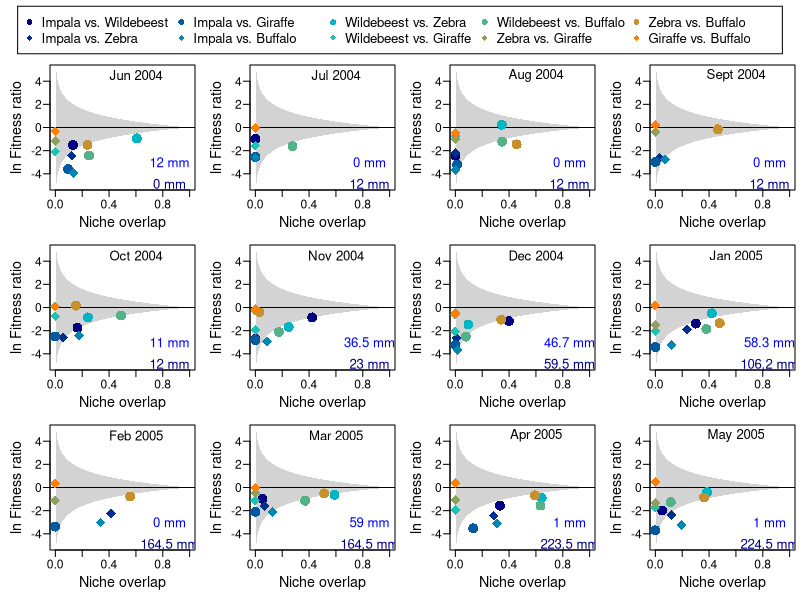
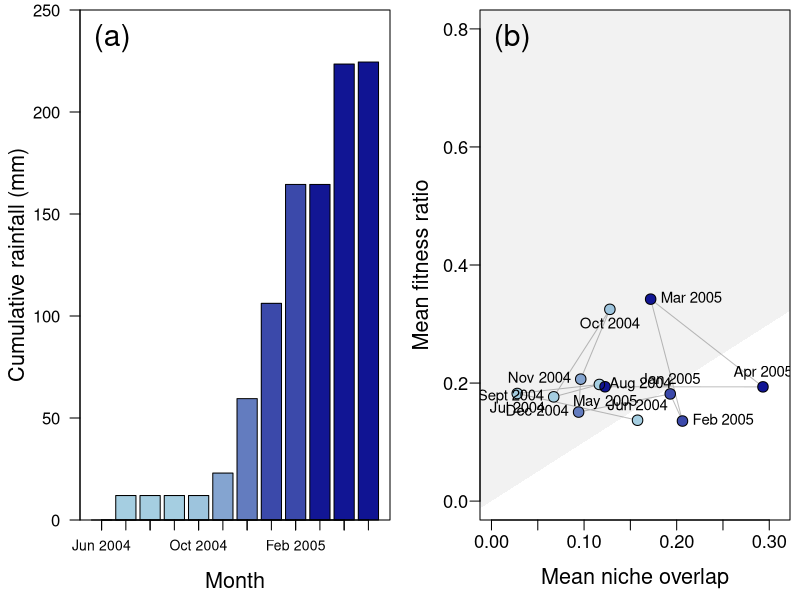

The R source for these figures, in order:

#########################################################
#														#
# 					Figures 2 & 3						#
#														#
#########################################################

# Import the isotop data from the included dataset (Isotope.data.txt)
KNP <-  read.table("Isotope_data.txt",header=TRUE, sep="\t", na.strings="NA", dec=".", strip.white=TRUE)

# This is a vector of ID codes, which includes 12 months of data
# Naming convention = Northern Basalts (NB) + year + calendar month
sites <- c("Kruger_NB_2004_6",
	"Kruger_NB_2004_7",
	"Kruger_NB_2004_8",
	"Kruger_NB_2004_9",
	"Kruger_NB_2004_10",
	"Kruger_NB_2004_11",
	"Kruger_NB_2004_12",
	"Kruger_NB_2005_1",
	"Kruger_NB_2005_2",
	"Kruger_NB_2005_3",
	"Kruger_NB_2005_4",
	"Kruger_NB_2005_5")

# The labels that will be added to the plots for each site ID
labs <- c("Jun 2004","Jul 2004","Aug 2004","Sept 2004",
	"Oct 2004","Nov 2004","Dec 2004", "Jan 2005", "Feb 2005", "Mar 2005",
	"Apr 2005", "May 2005")

# The colour palette to be used for pais of species
cols <- colorRampPalette(c(rgb(0,0,0.5,0.25),rgb(0,0.8,0.8,0.25),rgb(1,0.5,0,0.25)),interpolate="linear")(10)

# Names of species pairs. We us the common names, but scientific names are included in dataset
pairs <- c("Impala vs. Wildebeest",
	"Impala vs. Zebra",
	"Impala vs. Giraffe",
	"Impala vs. Buffalo",
	"Wildebeest vs. Zebra",
	"Wildebeest vs. Giraffe",
	"Wildebeest vs. Buffalo",
	"Zebra vs. Giraffe",
	"Zebra vs. Buffalo",
	"Giraffe vs. Buffalo")

# These are the polt symbols (cicle and diamonds) for alternating pairs of species
pch.val <- rep(c(16,18),5)

# This is the monthly rainfall in each month
rainfall <- c(12,0,0,0,11,36.5,46.7,58.3,0,59,1,1)
# Cumulative rainfall in preceding months (starts with 0)
cumRain <- c(0,cumsum(rainfall))


#########################################
#										#
#				Figure 2				#
#										#
#########################################

png(filename="Fig2.png",width=24,height=20,units="cm",res=300)

#Set panel outline. The top panel is used for the legend
m <- (matrix(c(1,1,1,1,2,3,4,5,6,7,8,9,10,11,12,13), nrow = 4, ncol = 4, byrow = TRUE))

# Set heights for plot panles
layout(mat = m,heights = c(0.1,0.3,0.3,0.3))

# Set plot margins for first panel (legend)
par(mai=c(0,0,0.0,0.0))

# Make a blank plot and add a legend
plot(0,0,type="n",xlab="", ylab="", axes=F)
legend("center",pch=pch.val,cex=1.2,col=cols,pairs,ncol=5)

# Run a loop for the monthly biplots
# Set plot margins
par(mai=c(0.5,0.5,0.05,0.05))
for (k in 1:12) {
	# Obtain the subset of data for the specific month
	KNPsub <- KNP[which(KNP$community==sites[k]),]
 	# Identify the pair of species
 	pair <- paste(KNPsub$i," vs. ",KNPsub$j)

 	# Diatary data for I, J,and overlap (I intersect J)
	I <- KNPsub$SEAi_mean
	J <- KNPsub$SEAj_mean
	Ol <- KNPsub$Olap

	# Body masses of species i and j
	BMi <- KNPsub$BM_i
	BMj <- KNPsub$BM_j

	# Maximum growth rates for species i and j, from Cole's equation
	Ri <- KNPsub$Rmax_i
	Rj <- KNPsub$Rmax_j

	# Minimum resource requirements for species i and j
	Fi <- 0.05*BMi^0.77
	Fj <- 0.05*BMj^0.77

	# Rate of grrwoth rate increaase with additional resources (v), equation 9
	vi <- (Ri - log(exp(Ri)-1))/Fi 
	vj <- (Rj - log(exp(Rj)-1))/Fj

	# Sensitivity to resource depletion (S), equation 10
	Si <- vi/(exp(vi*Fi)-1)
	Sj <- vj/(exp(vj*Fj)-1)


	# Calcluate stabilisation (equation 7) and equalisation (equation 6)
	Stabilisation <- sqrt((Ol^2)/(I*J))
	Fitness <- log((Sj/Si)*sqrt(J/I))

	# Set the colour of the points
	colID <- KNPsub$parCol

	# Make a biplot of stabilisation and equalisation
	plot (0,0,type="n",xlab="Niche overlap",las=1, mgp=c(2.0,0.6,0),
		ylab="ln Fitness ratio",ylim=c(-5,5),xlim=c(0,1), cex.axis=1.1, cex.lab= 1.3)   

	# Add the grey polygon for the coexistence zone.
	p <- seq(0,1,l=1000); ll <- log(p); ul <- log(1/p)
	polygon(c(p,rev(p)),c(ul,rev(ll)), border=F,col="lightgrey")
	abline(h=0)

	# Add the pairs of species as points 
	points(Stabilisation,Fitness, pch=pch.val[colID], cex=2,col=cols[colID])

	# Add a lable for the panel to show the month and year
	text(0.6,4.5,paste(labs[k]),cex=1.2)

	# Add the rainfall in the month an the cumulative rainfall in preceding months
	text(0.85,-4,pos=3, paste(rainfall[k], "mm"), col="blue",cex=1.2)
	text(0.85,-4,pos=1, paste(cumRain[k], "mm"), col="darkblue",cex=1.2)


# This code simply adds the stabilisation and fitness differences in a new R-object
# It is used to plot Figure 3, but we creat it in the same loop used for figure 2
	if (k ==1) {
		FIT <- exp(Fitness)
		STAB <- Stabilisation
	} else {
		FIT <- cbind(FIT,exp(Fitness))
		STAB <- cbind(STAB,Stabilisation)
	}

}

dev.off()

################################################
################################################

#########################################
#										#
#				Figure 3				#
#										#
#########################################

#Set up plot, panels and margins
png(filename="Fig3.png",width=28,height=14,units="cm",res=300)
par(mfrow=c(1,2))
par(mai=c(0.8,0.8,0.1,0.1))

# Creat a colour ramp for increasing cumulative rainfall
colss <- (colorRampPalette(c("lightblue","darkblue"),interpolate="linear")(250))

# Make a barplot for cumulative rainfall
mp <- barplot(cumRain[1:12],axes=F,ylim=c(0,250),col=colss[ceiling(cumRain[1:13])],
	 ylab="Cumulative rainfall (mm)" , xlab="Month",cex.axis=1, cex.lab= 1.3,mgp=c(2.6,0.6,0))

# Only label every second month, so that the axis is legible
axis(1,at=mp,labels=rep("",12))
axis(1,at=mp[c(1,3,5,7,9,11)],labels=labs[c(1,3,5,7,9,11)], cex.axis=0.84, padj=-.5)
axis(2,seq(0,250,by=50),seq(0,250,by=50),cex=1.1,las=1)

# Annotate the panel and add a bounding box
mtext("(a)",cex=1.8, side = 3, adj = 0.05, line = -2)
box()

##############################################

# Plot the average stabilisation and equalisation components from the loop used for Figure 2
# This is a line plot to link months in sequential order
plot(apply(STAB,2,mean),apply(FIT,2,function(x){exp(mean(log(x)))}), 
	ylab="Mean fitness ratio",xlab="Mean niche overlap",
	las=1,col="grey", type="l",ylim=c(0.0,0.8), xlim=c(0,0.31),
	, cex.axis=1.1, cex.lab= 1.3,mgp=c(2.4,0.6,0))

# Add the polygon for the coexistence zone
polygon(c(-0.1,1,-0.1),c(1,1,-0.1),col=rgb(0,0,0,0.05), border=F)

# Add the points for each month. I add them twice, once for the colour scale, and once for the boundary
points(apply(STAB,2,mean),apply(FIT,2,function(x){exp(mean(log(x)))}), 
	pch=16,col=colss[ceiling(cumRain[1:13])],cex=1.4)
points(apply(STAB,2,mean),apply(FIT,2,function(x){exp(mean(log(x)))}), 
	pch=1,cex=1.4)

# Annotate the points with labels
text(apply(STAB,2,mean),apply(FIT,2,function(x){exp(mean(log(x)))}), 
	pos=c(3,1,4,2,1,2,2,3,4,4,3,1),labs,cex=0.9)

# Label the plot
mtext("(b)",cex=1.8, side = 3, adj = 0.05, line = -2)
dev.off()
